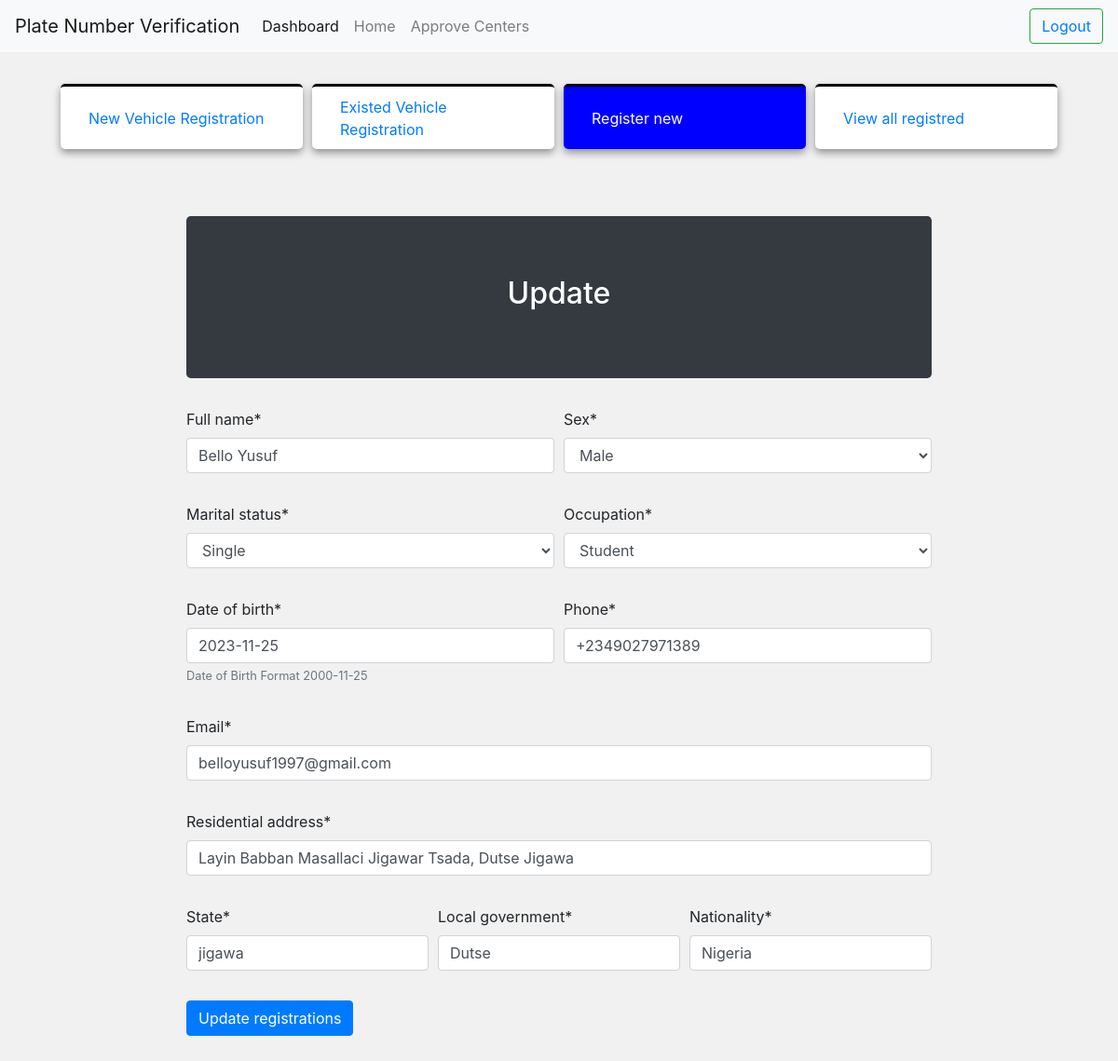
Page /owner-update/1/owner/ (signed in) on the committed database.
### owners/models.py (models this page shows, shortened)
class TimeModels(models.Model):
    created = models.DateTimeField(auto_now=False, auto_now_add=True)
    updated = models.DateTimeField(auto_now=True, auto_now_add=False)
    class Meta:
        abstract = True

class Owner(TimeModels):
    SEX_TYPE = (
        ("Male", "Male"),
        ("Female", "Female"),
    )
    MARITAL_STATUS = (
        ("Single", "Single"),
        ("Married", "Married"),
        ("Divorced", "Divorced"),
    )
    OCCUPATION = (
        ("Student", "Student"),
        ("Civil Servant", "Civil Servant"),
        ("Business", "Business"),
    )
    full_name = models.CharField(max_length=20)
    sex = models.CharField(choices=SEX_TYPE ,max_length=50)
    marital_status = models.CharField(choices=MARITAL_STATUS ,max_length=50)
    occupation = models.CharField(choices=OCCUPATION, max_length=50)
    date_of_birth = models.DateField(auto_now=False, auto_now_add=False, help_text="Date of Birth Format 2000-11-25")
    phone = models.CharField(max_length=20)
    email = models.EmailField(max_length=254)
    residential_address = models.CharField(max_length=50)
    state = models.CharField(max_length=15)
    local_government = models.CharField(("Local government"), max_length=50)
    nationality = models.CharField(max_length=15)
    class Meta:
        verbose_name = 'Owner'
        verbose_name_plural = 'Owners'

### owners/views.py (the view)
# urls.py: path("owner-update/<int:pk>/owner/", OwnerRegistrationsUpdateViews.as_view(), name="owner-update"),
class OwnerRegistrationsUpdateViews(LoginRequiredMixin, SuccessMessageMixin, UpdateView):
    model = Owner
    fields = "__all__"
    context_object_name = "form"
    success_url = reverse_lazy("dashboard")
    success_message = "%(full_name)s was updated successfully"
    template_name = "content/update.html"

### owners/templates/content/update.html (shortened to what this page needs)
{% extends "base.html" %}
{% load static %}
{% load crispy_forms_tags %}
{% block content  %}
{% include "include/header.html" %}
<div class="register">
    <div class="jumbotron mt-3" style=" margin-top:5%; background-color:#343A40; color:white;">
       <h2 style="text-align:center;">Update</h2>
    </div>
    <form action="" method="POST">
        <div class="form-row">
           <div class="form-group col-md-6">
           {{ form.full_name|as_crispy_field }}
           </div>
           <div class="form-group col-md-6">
           {{ form.sex|as_crispy_field }}
           </div>
        </div>
        <div class="form-row">
           <div class="form-group col-md-6">
           {{ form.marital_status|as_crispy_field }}
           </div>
           <div class="form-group col-md-6">
           {{ form.occupation|as_crispy_field }}
           </div>
        </div>
        <div class="form-row">
           <div class="form-group col-md-6">
           {{ form.date_of_birth|as_crispy_field }}
           </div>
           <div class="form-group col-md-6">
           {{ form.phone|as_crispy_field }}
           </div>
        </div>
        <div class="form-row">
            <div class="form-group col-md-12">
            {{ form.email|as_crispy_field }}
            </div>
            <div class="form-group col-md-12">
                {{ form.residential_address|as_crispy_field }}
            </div>
         </div>
        <div class="form-row">
           <div class="form-group col-md-4">
           {{ form.state|as_crispy_field }}
           </div>
           <div class="form-group col-md-4">
           {{ form.local_government|as_crispy_field }}
           </div>
           <div class="form-group col-md-4">
            {{ form.nationality|as_crispy_field }}
            </div>
        </div>
         <input type="submit" value="Update registrations" class="btn btn-primary mb-5">
    </form>
{% endblock content  %}

### owners/static/css/style.css (style rules this page uses)
body { background-color: #f1f1f1f1; }
.register { margin-top: 10px; width:50em; margin-left: auto; margin-right: auto; }

### rows in the picture
Owner: full_name "Bello Yusuf", sex "Male", marital_status "Single", occupation "Student", date_of_birth "2023-11-25", phone "+2349027971389", email "belloyusuf1997@gmail.com", residential_address "Layin Babban Masallaci Jigawar Tsada, Dutse Jigawa", state "jigawa", local_government "Dutse", nationality "Nigeria"
